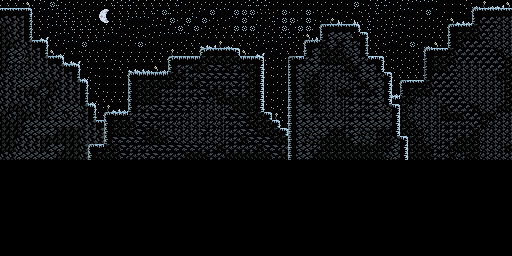

A 2D game scene composited from a Tiled map and its tileset images. What follows is a short description and the map's XML, with every tile layer's data as written:
An orthogonal 64x32 tile map with 8x8 px tiles, 1 tile layer (Tile Layer 1).

<map version="1.10" tiledversion="1.10.2" orientation="orthogonal" renderorder="right-down" width="64" height="32" tilewidth="8" tileheight="8" infinite="0" nextlayerid="2" nextobjectid="1">
 <editorsettings>
  <export target="../backPortion.c" format="gba" />
 </editorsettings>
 <tileset firstgid="1" source="parallax.tsx" />
 <layer id="1" name="Tile Layer 1" width="64" height="32">
  <data encoding="csv">
352,352,352,52,352,460,478,481,355,355,355,355,355,352,481,481,481,352,352,352,352,352,481,355,355,355,355,355,355,355,355,481,481,481,355,362,355,355,364,355,355,364,355,362,478,362,352,481,481,355,352,460,460,460,460,364,364,364,352,48,51,48,24,52,
70,70,70,98,352,460,460,481,481,352,355,355,225,226,352,352,352,352,352,481,478,481,355,355,352,460,478,460,460,478,478,478,378,378,355,478,355,355,478,355,355,352,355,362,352,355,352,481,355,355,460,460,355,478,460,364,364,364,352,67,70,70,70,70,
275,275,275,102,352,352,460,352,481,481,352,352,251,252,352,352,460,460,460,355,355,478,355,478,460,478,355,355,355,460,478,460,355,355,481,478,478,355,478,362,352,25,49,352,49,352,481,355,355,352,460,355,355,355,355,352,52,24,48,73,222,222,276,276,
302,275,275,102,352,352,460,460,352,481,481,481,352,352,352,460,355,355,355,460,460,352,478,460,478,355,355,352,355,478,478,478,460,355,352,478,352,478,478,352,67,69,69,69,71,352,481,355,352,460,460,355,355,355,355,352,67,70,70,301,222,222,276,276,
302,275,275,102,352,24,352,460,460,352,352,352,352,460,460,355,355,352,355,352,460,460,460,460,355,355,352,352,352,352,355,355,352,460,352,481,481,352,52,22,73,248,248,248,352,98,352,355,352,460,352,355,355,355,352,352,73,301,301,301,222,276,276,276,
302,302,275,275,69,71,352,352,460,460,478,460,460,460,355,355,352,478,355,355,355,355,355,352,352,24,24,51,48,352,352,355,352,460,460,355,355,352,67,94,301,248,301,248,249,101,352,352,355,460,355,478,355,48,52,352,73,301,222,222,222,276,276,276,
302,248,248,275,275,101,52,48,352,352,355,355,355,355,362,362,362,362,362,362,352,51,355,352,352,145,69,69,69,149,52,352,24,352,460,352,352,352,73,248,301,301,301,274,248,101,352,352,355,355,355,355,352,67,70,70,301,222,222,222,222,222,301,276,
302,248,248,276,275,275,69,71,24,24,352,352,352,352,362,352,352,352,352,352,352,145,173,173,173,301,301,301,301,301,173,173,149,355,355,355,170,147,249,248,301,301,301,301,248,249,148,176,352,355,355,355,352,99,301,301,301,222,222,222,222,222,222,301,
302,276,276,276,275,275,275,275,69,71,352,362,362,362,352,352,24,24,48,52,48,151,249,249,301,301,224,224,301,249,301,301,154,352,355,355,73,248,248,248,249,249,249,301,301,248,248,75,352,355,352,355,352,99,301,301,222,276,276,276,222,222,222,301,
275,276,276,248,248,275,275,275,275,101,48,352,362,362,362,352,67,173,173,173,173,301,301,249,249,224,224,224,224,224,249,301,154,352,355,355,73,248,274,301,276,276,276,249,301,248,248,249,176,352,352,352,352,99,222,222,222,276,276,276,276,276,301,301,
275,275,248,248,248,302,302,275,275,275,71,352,362,362,362,362,151,301,301,301,301,301,249,249,301,224,249,249,249,224,249,301,154,362,355,355,73,248,301,301,276,276,274,276,249,301,248,248,153,352,67,70,70,301,222,222,222,276,276,276,276,276,276,301,
275,275,275,302,302,248,302,275,275,275,101,352,352,362,362,362,151,301,301,301,249,249,249,249,249,224,301,301,249,224,249,301,154,362,355,355,152,248,301,301,276,276,301,301,249,249,301,248,153,48,99,301,301,301,222,222,222,276,276,276,276,276,276,301,
275,275,275,275,275,302,275,275,275,275,101,48,352,352,352,352,151,301,301,301,249,249,249,249,224,224,276,301,301,301,301,301,154,352,355,362,152,248,301,301,276,276,276,249,249,249,248,248,153,148,301,301,276,276,276,222,222,222,276,276,276,276,276,301,
275,302,302,275,275,302,275,248,248,248,275,71,352,51,24,48,151,249,249,224,224,224,224,224,276,276,276,276,249,301,301,301,154,352,355,352,152,248,248,301,276,276,276,249,248,249,249,248,274,176,301,276,276,276,276,301,222,222,222,301,276,276,301,301,
302,275,302,302,275,302,248,248,275,248,275,101,352,67,147,147,249,249,224,224,249,249,249,276,276,276,276,276,224,224,224,301,301,98,51,352,152,248,248,249,249,276,276,249,249,249,248,248,248,153,301,276,276,276,276,301,301,301,222,222,301,301,276,276,
302,302,302,248,248,248,248,248,248,248,275,275,69,151,301,301,301,224,224,249,249,249,276,276,276,276,249,276,249,249,224,301,301,301,98,352,152,248,248,248,248,248,248,249,248,248,248,248,248,153,301,301,276,276,276,249,249,249,249,222,301,276,276,276,
302,302,302,248,248,248,248,302,302,302,275,275,275,151,301,301,301,224,301,301,276,276,276,276,276,224,249,276,249,249,224,224,301,301,301,98,152,248,274,248,248,301,301,249,248,274,274,301,301,153,301,301,301,276,276,249,249,249,249,301,276,276,276,276,
302,302,275,275,275,302,302,302,302,302,275,275,275,151,224,224,224,224,301,301,301,224,276,276,276,276,276,276,249,249,301,224,224,224,301,301,152,248,274,274,301,301,301,301,248,274,274,301,301,274,176,301,301,276,276,249,249,301,301,301,276,276,276,276,
302,302,275,275,275,302,248,248,302,302,275,67,147,301,301,224,249,249,249,224,224,224,224,224,224,249,249,301,249,249,249,249,301,224,224,249,152,248,248,249,301,301,301,301,301,301,301,301,301,248,153,301,301,301,249,249,301,301,301,301,276,276,276,301,
275,275,248,248,248,248,248,302,302,302,275,151,301,301,301,224,249,249,224,224,249,249,249,301,301,301,249,249,301,301,301,301,301,301,224,301,152,248,248,301,301,301,301,301,301,301,301,301,274,248,153,301,301,301,249,249,301,276,301,301,276,276,276,276,
0,0,0,0,0,0,0,0,0,0,0,0,0,0,0,0,0,0,0,0,0,0,0,0,0,0,0,0,0,0,0,0,0,0,0,0,0,0,0,0,0,0,0,0,0,0,0,0,0,0,0,0,0,0,0,0,0,0,0,0,0,0,0,0,
0,0,0,0,0,0,0,0,0,0,0,0,0,0,0,0,0,0,0,0,0,0,0,0,0,0,0,0,0,0,0,0,0,0,0,0,0,0,0,0,0,0,0,0,0,0,0,0,0,0,0,0,0,0,0,0,0,0,0,0,0,0,0,0,
0,0,0,0,0,0,0,0,0,0,0,0,0,0,0,0,0,0,0,0,0,0,0,0,0,0,0,0,0,0,0,0,0,0,0,0,0,0,0,0,0,0,0,0,0,0,0,0,0,0,0,0,0,0,0,0,0,0,0,0,0,0,0,0,
0,0,0,0,0,0,0,0,0,0,0,0,0,0,0,0,0,0,0,0,0,0,0,0,0,0,0,0,0,0,0,0,0,0,0,0,0,0,0,0,0,0,0,0,0,0,0,0,0,0,0,0,0,0,0,0,0,0,0,0,0,0,0,0,
0,0,0,0,0,0,0,0,0,0,0,0,0,0,0,0,0,0,0,0,0,0,0,0,0,0,0,0,0,0,0,0,0,0,0,0,0,0,0,0,0,0,0,0,0,0,0,0,0,0,0,0,0,0,0,0,0,0,0,0,0,0,0,0,
0,0,0,0,0,0,0,0,0,0,0,0,0,0,0,0,0,0,0,0,0,0,0,0,0,0,0,0,0,0,0,0,0,0,0,0,0,0,0,0,0,0,0,0,0,0,0,0,0,0,0,0,0,0,0,0,0,0,0,0,0,0,0,0,
0,0,0,0,0,0,0,0,0,0,0,0,0,0,0,0,0,0,0,0,0,0,0,0,0,0,0,0,0,0,0,0,0,0,0,0,0,0,0,0,0,0,0,0,0,0,0,0,0,0,0,0,0,0,0,0,0,0,0,0,0,0,0,0,
0,0,0,0,0,0,0,0,0,0,0,0,0,0,0,0,0,0,0,0,0,0,0,0,0,0,0,0,0,0,0,0,0,0,0,0,0,0,0,0,0,0,0,0,0,0,0,0,0,0,0,0,0,0,0,0,0,0,0,0,0,0,0,0,
0,0,0,0,0,0,0,0,0,0,0,0,0,0,0,0,0,0,0,0,0,0,0,0,0,0,0,0,0,0,0,0,0,0,0,0,0,0,0,0,0,0,0,0,0,0,0,0,0,0,0,0,0,0,0,0,0,0,0,0,0,0,0,0,
0,0,0,0,0,0,0,0,0,0,0,0,0,0,0,0,0,0,0,0,0,0,0,0,0,0,0,0,0,0,0,0,0,0,0,0,0,0,0,0,0,0,0,0,0,0,0,0,0,0,0,0,0,0,0,0,0,0,0,0,0,0,0,0,
0,0,0,0,0,0,0,0,0,0,0,0,0,0,0,0,0,0,0,0,0,0,0,0,0,0,0,0,0,0,0,0,0,0,0,0,0,0,0,0,0,0,0,0,0,0,0,0,0,0,0,0,0,0,0,0,0,0,0,0,0,0,0,0,
0,0,0,0,0,0,0,0,0,0,0,0,0,0,0,0,0,0,0,0,0,0,0,0,0,0,0,0,0,0,0,0,0,0,0,0,0,0,0,0,0,0,0,0,0,0,0,0,0,0,0,0,0,0,0,0,0,0,0,0,0,0,0,0
</data>
 </layer>
</map>
